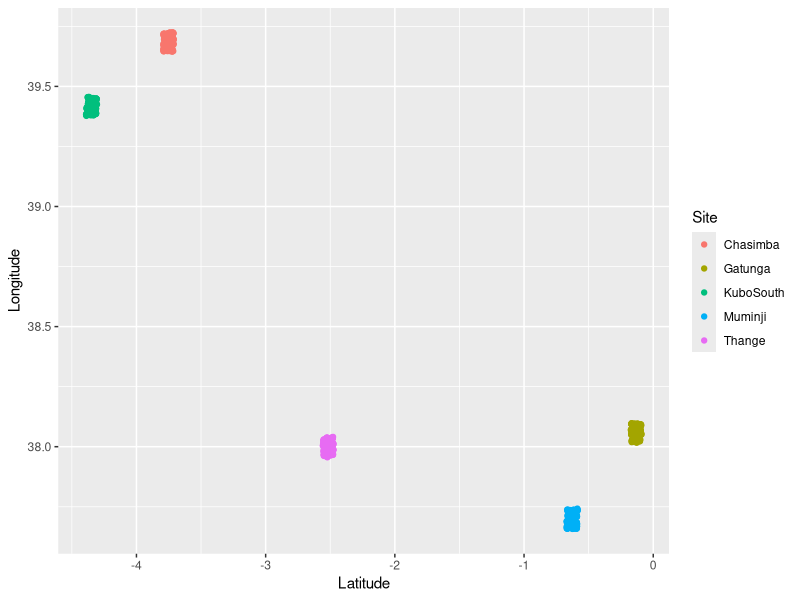

Source code (R):
## ---- chunk 1
knitr::opts_chunk$set(echo = TRUE)
## ---- chunk 2
library(ggplot2)
library(dplyr)
## ---- chunk 3
kcep.ldsf <- read.csv("kcepcralldsftraining.csv")
## ---- chunk 4
names(kcep.ldsf)
summary(kcep.ldsf)
## ---- chunk 5
ggplot(kcep.ldsf)+geom_point(aes(x=Latitude, y=Longitude, colour= Site))
## ---- chunk 6
kcep.ldsf %>%
  group_by(Site) %>%
  summarise(count = n()) 
